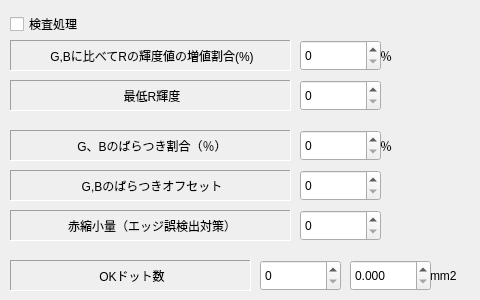
   <widget class="QWidget" name="tab_3">
    <attribute name="title">
     <string>赤色判定</string>
    </attribute>
    <widget class="QLabel" name="label_73">
     <property name="geometry">
      <rect>
       <x>10</x>
       <y>130</y>
       <width>281</width>
       <height>31</height>
      </rect>
     </property>
     <property name="frameShape">
      <enum>QFrame::Panel</enum>
     </property>
     <property name="frameShadow">
      <enum>QFrame::Sunken</enum>
     </property>
     <property name="text">
      <string>G、Bのばらつき割合（％）</string>
     </property>
     <property name="alignment">
      <set>Qt::AlignCenter|Qt::AlignHCenter|Qt::AlignLeading|Qt::AlignLeft|Qt::AlignVCenter</set>
     </property>
    </widget>
    <widget class="QSpinBox" name="EditRedShrink">
     <property name="geometry">
      <rect>
       <x>300</x>
       <y>210</y>
       <width>81</width>
       <height>31</height>
      </rect>
     </property>
     <property name="maximum">
      <number>100</number>
     </property>
    </widget>
    <widget class="QSpinBox" name="EditRedHighRate">
     <property name="geometry">
      <rect>
       <x>300</x>
       <y>40</y>
       <width>81</width>
       <height>31</height>
      </rect>
     </property>
     <property name="maximum">
      <number>1000</number>
     </property>
    </widget>
    <widget class="QSpinBox" name="EditRedMinBrightness">
     <property name="geometry">
      <rect>
       <x>300</x>
       <y>80</y>
       <width>81</width>
       <height>31</height>
      </rect>
     </property>
     <property name="maximum">
      <number>1000</number>
     </property>
    </widget>
    <widget class="QLabel" name="label_62">
     <property name="geometry">
      <rect>
       <x>10</x>
       <y>260</y>
       <width>241</width>
       <height>31</height>
      </rect>
     </property>
     <property name="frameShape">
      <enum>QFrame::Panel</enum>
     </property>
     <property name="frameShadow">
      <enum>QFrame::Sunken</enum>
     </property>
     <property name="text">
      <string>OKドット数</string>
     </property>
     <property name="alignment">
      <set>Qt::AlignCenter|Qt::AlignHCenter|Qt::AlignLeading|Qt::AlignLeft|Qt::AlignVCenter</set>
     </property>
    </widget>
    <widget class="QSpinBox" name="EditRedGBMerginRate">
     <property name="geometry">
      <rect>
       <x>300</x>
       <y>130</y>
       <width>81</width>
       <height>31</height>
      </rect>
     </property>
     <property name="maximum">
      <number>1000</number>
     </property>
    </widget>
    <widget class="QSpinBox" name="EditRedGBMerginOffset">
     <property name="geometry">
      <rect>
       <x>300</x>
       <y>170</y>
       <width>81</width>
       <height>31</height>
      </rect>
     </property>
     <property name="maximum">
      <number>255</number>
     </property>
    </widget>
    <widget class="QLabel" name="label_74">
     <property name="geometry">
      <rect>
       <x>10</x>
       <y>80</y>
       <width>281</width>
       <height>31</height>
      </rect>
     </property>
     <property name="frameShape">
      <enum>QFrame::Panel</enum>
     </property>
     <property name="frameShadow">
      <enum>QFrame::Sunken</enum>
     </property>
     <property name="text">
      <string>最低R輝度</string>
     </property>
     <property name="alignment">
      <set>Qt::AlignCenter|Qt::AlignHCenter|Qt::AlignLeading|Qt::AlignLeft|Qt::AlignVCenter</set>
     </property>
    </widget>
    <widget class="QLabel" name="label_76">
     <property name="geometry">
      <rect>
       <x>10</x>
       <y>210</y>
       <width>281</width>
       <height>31</height>
      </rect>
     </property>
     <property name="frameShape">
      <enum>QFrame::Panel</enum>
     </property>
     <property name="frameShadow">
      <enum>QFrame::Sunken</enum>
     </property>
     <property name="text">
      <string>赤縮小量（エッジ誤検出対策）</string>
     </property>
     <property name="alignment">
      <set>Qt::AlignCenter|Qt::AlignHCenter|Qt::AlignLeading|Qt::AlignLeft|Qt::AlignVCenter</set>
     </property>
    </widget>
    <widget class="QLabel" name="label_70">
     <property name="geometry">
      <rect>
       <x>380</x>
       <y>40</y>
       <width>16</width>
       <height>31</height>
      </rect>
     </property>
     <property name="text">
      <string>％</string>
     </property>
    </widget>
    <widget class="QLabel" name="label_71">
     <property name="geometry">
      <rect>
       <x>10</x>
       <y>40</y>
       <width>281</width>
       <height>31</height>
      </rect>
     </property>
     <property name="frameShape">
      <enum>QFrame::Panel</enum>
     </property>
     <property name="frameShadow">
      <enum>QFrame::Sunken</enum>
     </property>
     <property name="text">
      <string>G,Bに比べてRの輝度値の増値割合(%)</string>
     </property>
     <property name="alignment">
      <set>Qt::AlignCenter|Qt::AlignHCenter|Qt::AlignLeading|Qt::AlignLeft|Qt::AlignVCenter</set>
     </property>
    </widget>
    <widget class="QCheckBox" name="checkBoxRedCheckMode">
     <property name="geometry">
      <rect>
       <x>10</x>
       <y>10</y>
       <width>108</width>
       <height>28</height>
      </rect>
     </property>
     <property name="text">
      <string>検査処理</string>
     </property>
    </widget>
    <widget class="QSpinBox" name="EditRedOKDot">
     <property name="geometry">
      <rect>
       <x>260</x>
       <y>260</y>
       <width>81</width>
       <height>31</height>
      </rect>
     </property>
     <property name="maximum">
      <number>99999999</number>
     </property>
    </widget>
    <widget class="QLabel" name="label_72">
     <property name="geometry">
      <rect>
       <x>380</x>
       <y>130</y>
       <width>16</width>
       <height>31</height>
      </rect>
     </property>
     <property name="text">
      <string>％</string>
     </property>
    </widget>
    <widget class="QLabel" name="label_75">
     <property name="geometry">
      <rect>
       <x>10</x>
       <y>170</y>
       <width>281</width>
       <height>31</height>
      </rect>
     </property>
     <property name="frameShape">
      <enum>QFrame::Panel</enum>
     </property>
     <property name="frameShadow">
      <enum>QFrame::Sunken</enum>
     </property>
     <property name="text">
      <string>G,Bのばらつきオフセット</string>
     </property>
     <property name="alignment">
      <set>Qt::AlignCenter|Qt::AlignHCenter|Qt::AlignLeading|Qt::AlignLeft|Qt::AlignVCenter</set>
     </property>
    </widget>
    <widget class="QLabel" name="label_85">
     <property name="geometry">
      <rect>
       <x>430</x>
       <y>260</y>
       <width>41</width>
       <height>31</height>
      </rect>
     </property>
     <property name="text">
      <string>mm2</string>
     </property>
    </widget>
    <widget class="QDoubleSpinBox" name="doubleSpinBoxRedOKDotMM">
     <property name="geometry">
      <rect>
       <x>350</x>
       <y>260</y>
       <width>81</width>
       <height>31</height>
      </rect>
     </property>
     <property name="decimals">
      <number>3</number>
     </property>
     <property name="maximum">
      <double>99999999.000000000000000</double>
     </property>
     <property name="singleStep">
      <double>0.100000000000000</double>
     </property>
    </widget>
   </widget>
